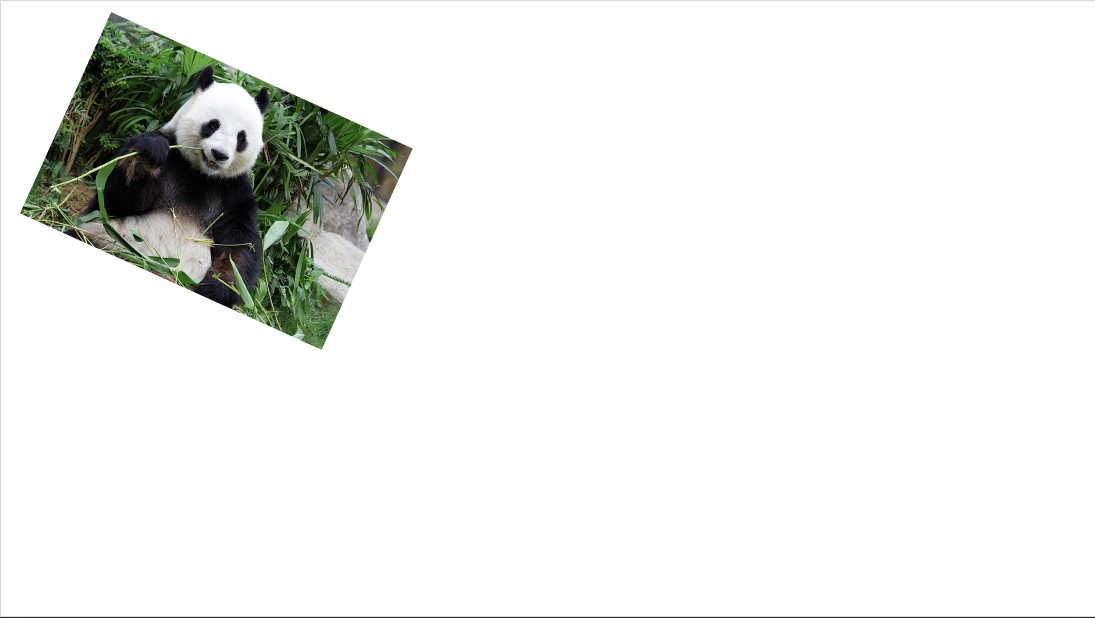
#> input picture stitching/imgs/ro1.jpg, 2190 x 1236 px (shown at 1/2 size)
$ jupyter execute draw_matches.ipynb
#> lines starting #> are read from the running program, lines starting #| are printed output that depends on the picture
[cell 1]
import cv2 as cv
import numpy as np
import matplotlib.pyplot as plt
import pandas as pd

[cell 2]
# feature matching する 2 画像の表示
origin_path = "../imgs/ro1.jpg"
ex_path = "../imgs/ro2.jpg"

img = cv.imread(origin_path)
#> img is the input picture: shape (1236, 2190, 3); mean B, G, R 235.4, 237.5, 236.3
ex_img = cv.imread(ex_path)
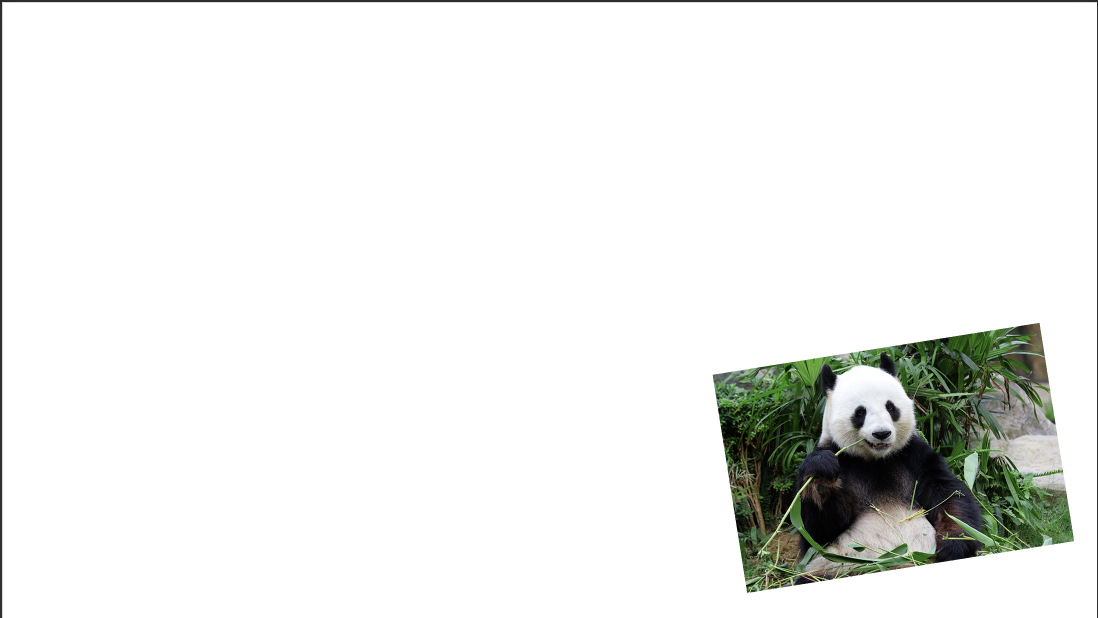
#> input picture stitching/imgs/ro2.jpg, 2196 x 1236 px (shown at 1/2 size)
#> ex_img is the input picture: shape (1236, 2196, 3); mean B, G, R 234.6, 236.7, 235.5

fig, axes = plt.subplots(1,2)

axes[0].imshow(img)
axes[0].set_title(origin_path)

axes[1].imshow(ex_img)
axes[1].set_title(ex_path)
plt.show()
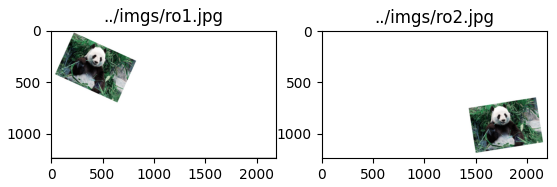
#> figure drawn by matplotlib, 2 panels; B, G, R data is drawn as R, G, B

[cell 3]
# resize
width, height, _ = img.shape
#> width = 1236; height = 2190
ex_img = cv.resize(ex_img, (height, width))
#> ex_img: shape (1236, 2190, 3)
plt.imshow(ex_img)

[cell 4]
def SIFT(img):
    sift = cv.SIFT_create()
    kp, desc = sift.detectAndCompute(img, None)
#> kp = 3774 keypoints; strongest (x, y, size): (422, 254, 21.9), (483, 278, 17.4), (177, 486, 3.2), (253, 302, 220)
    return kp, desc

[cell 5]
# get key point, descriptors
kp1, desc1 = SIFT(img)
#> kp1 has the same summary as kp in SIFT
kp2, desc2 = SIFT(ex_img)
#> in SIFT (call 2), `kp, desc = sift.detectAndCompute(img, None)`: kp = 3877 keypoints; strongest (x, y, size): (1714, 831, 21.5), (1777, 815, 16.3), (1637, 1160, 3.2), (1581, 940, 215.6)
#> kp2 has the same summary as kp in SIFT

[cell 6]
# 総当たり matching
bf = cv.BFMatcher()

# option の選択
select_match_type = "match" # knn, match
select_filter = True # True, False

def get_good_match(matches, filter=True, thredhold=0.7):
    if filter:
        good_match = []

        for m, n in matches:
            if m.distance < thredhold * n.distance:
                good_match.append([m])
        return good_match
    else:
        return matches

[cell 7]
if select_match_type == "match":
    # matching
    matches = bf.match(desc1, desc2)
#> matches = 3774 matches

    good_match = matches
#> good_match = 3774 matches

    # distance の近い点で並び替え
    good_match = sorted(good_match, key = lambda x: x.distance)

    # key point と画像の表示
    img_pair = cv.drawMatches(img, kp1, ex_img, kp2, good_match[:10], None, flags=2)
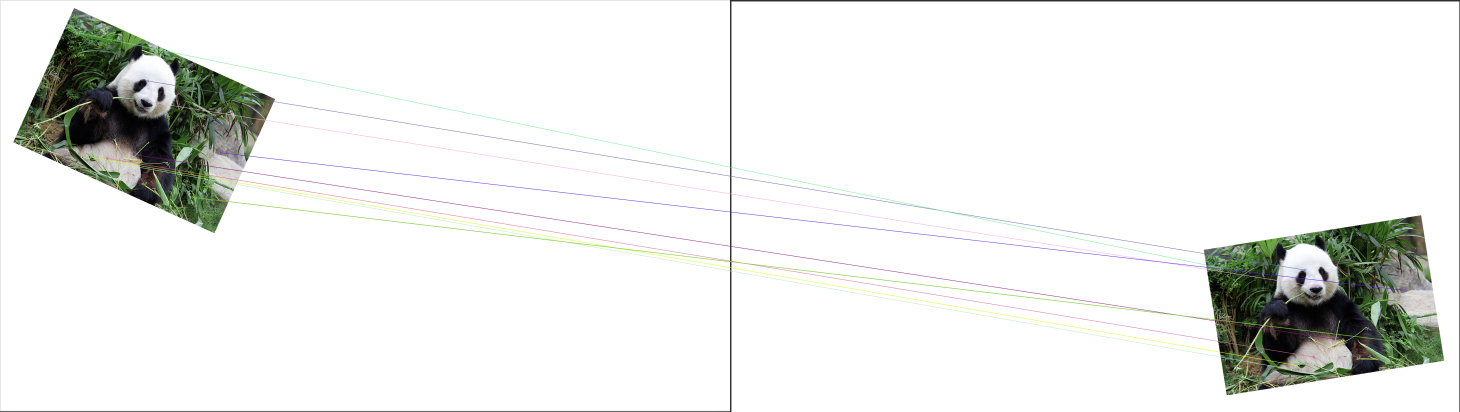
#> img_pair: shape (1236, 4380, 3) (shown at 1/3 size); mean B, G, R 234.3, 236.4, 235.3

    print(len(good_match))
#| 3774

elif select_match_type == "knn":
    # matching
    matches = bf.knnMatch(desc1, desc2, k=2)

    # .distance から key point が一致しないと filter
    good_match = get_good_match(matches, filter=select_filter)

    # distance の近い点で並び替え
    good_match = sorted(good_match, key = lambda x: x[0].distance)

    # key point と画像の表示
    img_pair = cv.drawMatchesKnn(img, kp1, ex_img, kp2, good_match[:10], None, flags=2)

    print(len(good_match))

# draw matches の表示
plt.imshow(img_pair)
